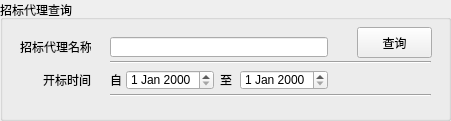
      <widget class="QGroupBox" name="groupBox_4">
       <property name="geometry">
        <rect>
         <x>610</x>
         <y>125</y>
         <width>451</width>
         <height>121</height>
        </rect>
       </property>
       <property name="title">
        <string>招标代理查询</string>
       </property>
       <widget class="QLabel" name="label_18">
        <property name="geometry">
         <rect>
          <x>20</x>
          <y>37</y>
          <width>71</width>
          <height>20</height>
         </rect>
        </property>
        <property name="text">
         <string>招标代理名称</string>
        </property>
       </widget>
       <widget class="QLabel" name="label_19">
        <property name="geometry">
         <rect>
          <x>43</x>
          <y>70</y>
          <width>48</width>
          <height>20</height>
         </rect>
        </property>
        <property name="text">
         <string>开标时间</string>
        </property>
       </widget>
       <widget class="QLineEdit" name="proxy_le_companyName">
        <property name="geometry">
         <rect>
          <x>110</x>
          <y>37</y>
          <width>218</width>
          <height>20</height>
         </rect>
        </property>
       </widget>
       <widget class="QLabel" name="label_23">
        <property name="geometry">
         <rect>
          <x>220</x>
          <y>70</y>
          <width>16</width>
          <height>20</height>
         </rect>
        </property>
        <property name="text">
         <string>至</string>
        </property>
       </widget>
       <widget class="QLabel" name="label_22">
        <property name="geometry">
         <rect>
          <x>110</x>
          <y>70</y>
          <width>12</width>
          <height>20</height>
         </rect>
        </property>
        <property name="text">
         <string>自</string>
        </property>
       </widget>
       <widget class="QDateEdit" name="proxy_dateedit_start">
        <property name="geometry">
         <rect>
          <x>126</x>
          <y>70</y>
          <width>88</width>
          <height>20</height>
         </rect>
        </property>
       </widget>
       <widget class="QDateEdit" name="proxy_dateedit_end">
        <property name="geometry">
         <rect>
          <x>240</x>
          <y>70</y>
          <width>88</width>
          <height>20</height>
         </rect>
        </property>
       </widget>
       <widget class="QPushButton" name="proxy_btn_search">
        <property name="geometry">
         <rect>
          <x>357</x>
          <y>27</y>
          <width>75</width>
          <height>31</height>
         </rect>
        </property>
        <property name="text">
         <string>查询</string>
        </property>
        <property name="icon">
         <iconset>
          <normalon>:/search.png</normalon>
         </iconset>
        </property>
       </widget>
       <widget class="Line" name="line">
        <property name="geometry">
         <rect>
          <x>110</x>
          <y>61</y>
          <width>321</width>
          <height>2</height>
         </rect>
        </property>
        <property name="orientation">
         <enum>Qt::Horizontal</enum>
        </property>
       </widget>
       <widget class="Line" name="line_11">
        <property name="geometry">
         <rect>
          <x>110</x>
          <y>94</y>
          <width>321</width>
          <height>2</height>
         </rect>
        </property>
        <property name="orientation">
         <enum>Qt::Horizontal</enum>
        </property>
       </widget>
      </widget>
